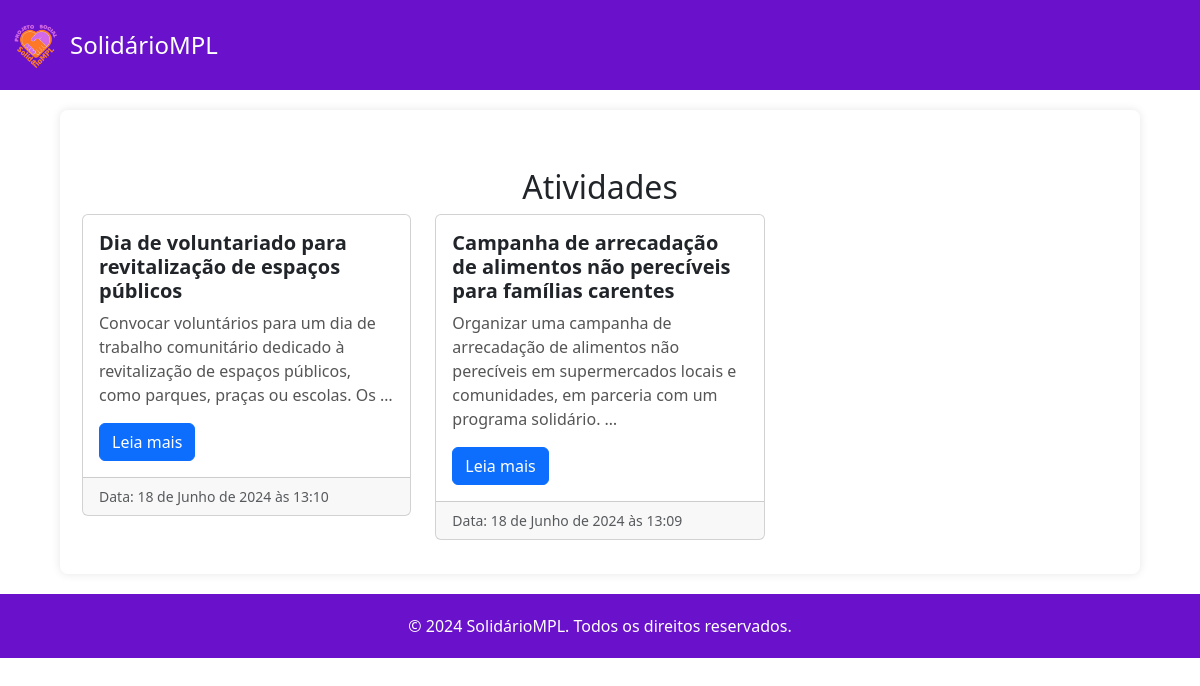
The page /activities/ on the database its author committed.
### donations/models.py (models this page shows, shortened)
class Activity(models.Model):
    title = models.CharField(max_length=200)
    description = models.TextField()
    date = models.DateTimeField()
    created_at = models.DateTimeField(auto_now_add=True)
    updated_at = models.DateTimeField(auto_now=True)
    organizer = models.ForeignKey(settings.AUTH_USER_MODEL, on_delete=models.CASCADE)

### donations/views.py (the view)
# urls.py: path('activities/', views.activity_list, name='activity_list'),
def activity_list(request):
    activity_list = Activity.objects.all().order_by("-created_at")
    context = {
        "activity_list": activity_list,
        "username": request.user.username,
        "is_admin": request.user.is_superuser,
    }
    return render(request, "donations/activity_list.html", context)

### donations/templates/donations/activity_list.html (shortened to what this page needs)
<!DOCTYPE html>
<html lang="pt">
<head>
    {% load static %}
    <link rel="stylesheet" type="text/css" href="{% static 'css/news_activity.css' %}">
    <link rel="stylesheet" type="text/css" href="{% static 'css/navbar.css' %}">
    <link href="https://cdn.jsdelivr.net/npm/bootstrap@5.3.0/dist/css/bootstrap.min.css" rel="stylesheet">
</head>
<body>
    {% if user.is_authenticated %}
        {% if is_admin %}
            {% include 'donations/navbar_admin.html' %}
        {% else %}
            {% include 'donations/navbar_user.html' %}
        {% endif %}
    {% else %}
        {% include 'donations/navbar.html' %}
    {% endif %}
    <div class="container_news">
        <div class="container mt-5">
            <h2 class="text-center mt-4">Atividades</h2>
            <div class="row">
                {% for activity in activity_list %}
                <div class="col-md-6 col-lg-4 mb-4">
                    <div class="card">
                        <div class="card-body">
                            <h5 class="card-title">{{ activity.title }}</h5>
                            <p class="card-text">{{ activity.description|truncatewords:20 }}</p>
                            <button type="button" class="btn btn-primary" data-bs-toggle="modal" data-bs-target="#activityModal{{ activity.id }}">
                                Leia mais
                            </button>
                        </div>
                        <div class="card-footer text-muted">
                            Data: {{ activity.created_at }}
                        </div>
                    </div>
                </div>
                {% endfor %}
            </div>
        </div>
    </div>
    <footer>
        <p>&copy; 2024 SolidárioMPL. Todos os direitos reservados.</p>
    </footer>
</body>
</html>

### static/css/news_activity.css (style rules this page uses)
body { font-family: 'Roboto', sans-serif; margin: 0; padding: 0; background-color: #f9f9f9; height: 100vh; overflow-x: hidden; }
.container_news { width: 90%; margin: 20px auto; padding: 10px; background-color: #fff; border-radius: 8px; box-shadow: 0 0 10px rgba(0, 0, 0, 0.1); }
.card-title { font-size: 1.25rem; font-weight: bold; }
.card-text { font-size: 1rem; color: #555; }
.card-footer { font-size: 0.875rem; color: #888; }
.btn-primary { color: #007bff; }
footer { background-color: #6a11cb; color: #fff; padding: 20px 0; text-align: center; margin-top: 20px; }
footer p { margin: 0; }

### rows shown on the page
Activity: title "Dia de voluntariado para revitalização de espaços públicos", description "Convocar voluntários para um dia de trabalho comunitário dedicado à revitalização de espaços públicos, como parques, praças ou escolas. Os …", created_at "18 de Junho de 2024 às 13:10"
Activity: title "Campanha de arrecadação de alimentos não perecíveis para famílias carentes", description "Organizar uma campanha de arrecadação de alimentos não perecíveis em supermercados locais e comunidades, em parceria com um programa solidário. …", created_at "18 de Junho de 2024 às 13:09"
